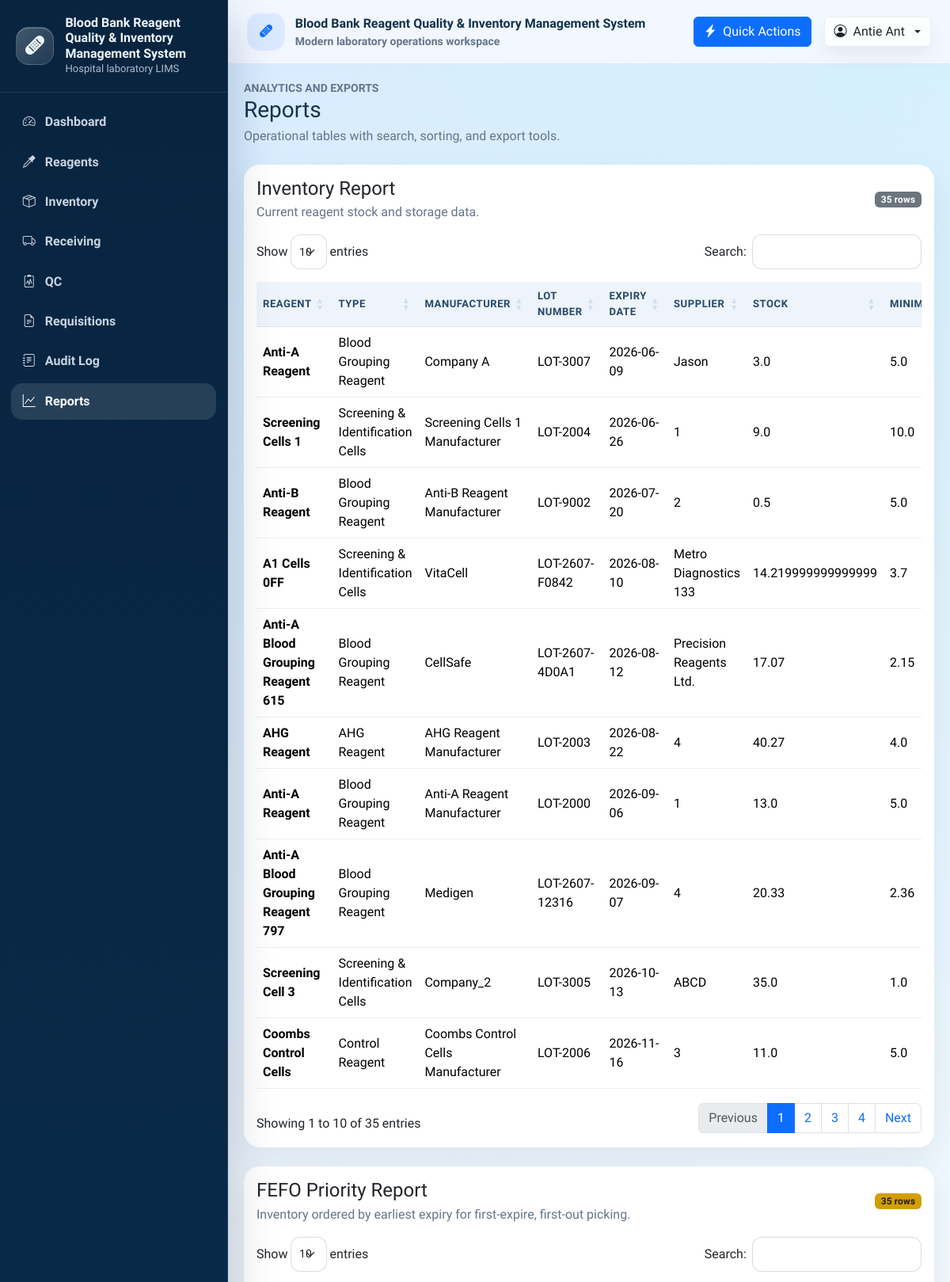
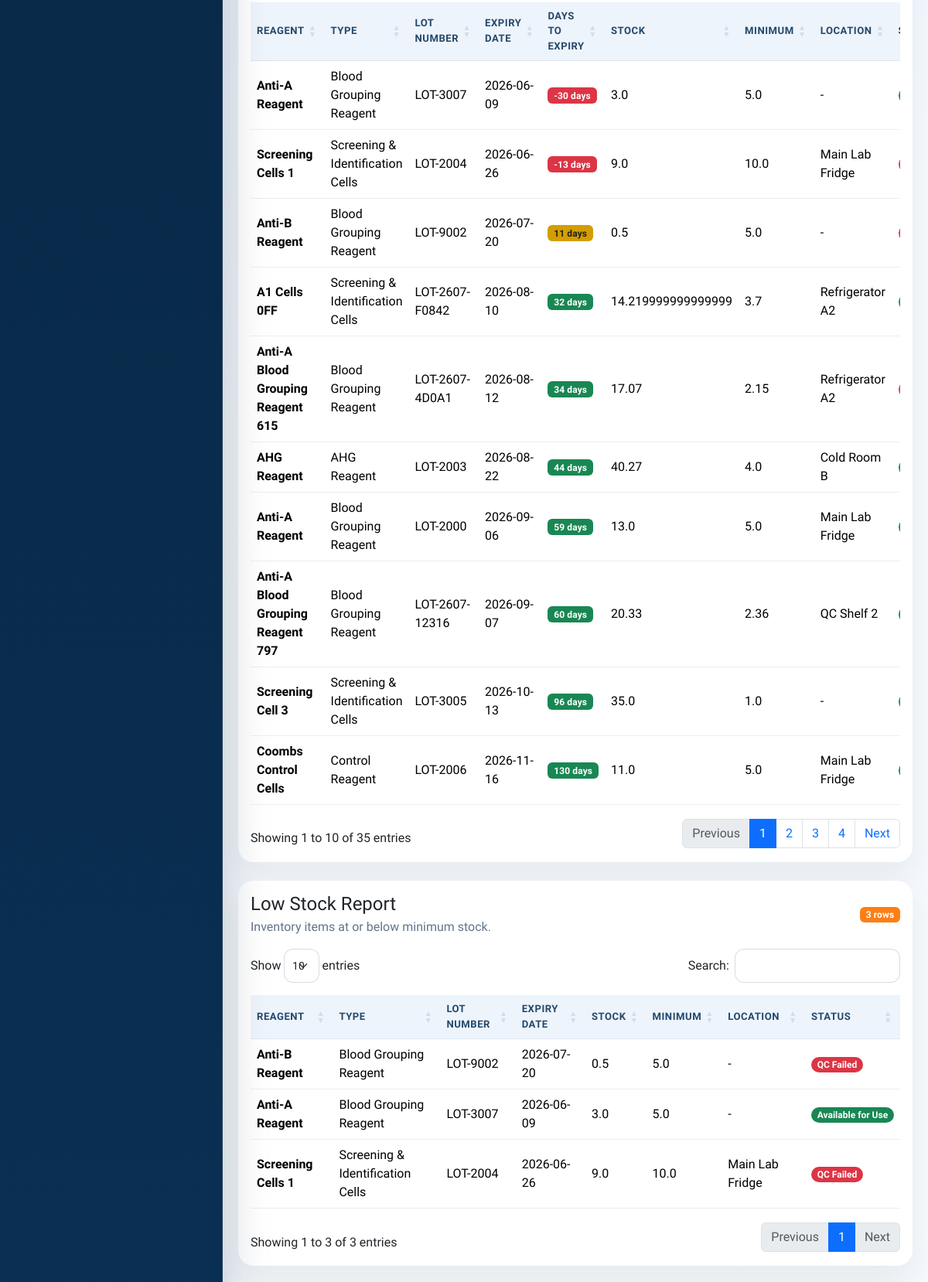
The page /reports (signed in, upper part) on the database its author committed (2 pictures, top to bottom).
### tables this page shows
CREATE TABLE User (
    user_id INTEGER PRIMARY KEY AUTOINCREMENT,
    username TEXT NOT NULL UNIQUE,
    password_hash TEXT NOT NULL,
    full_name TEXT NOT NULL,
    email TEXT UNIQUE,
    role TEXT NOT NULL DEFAULT 'staff',
    is_active INTEGER NOT NULL DEFAULT 1 CHECK (is_active IN (0, 1)),
    created_at TEXT NOT NULL DEFAULT CURRENT_TIMESTAMP,
    updated_at TEXT
);

CREATE TABLE Inventory (
    inventory_id INTEGER PRIMARY KEY AUTOINCREMENT,
    reagent_id INTEGER NOT NULL,
    lot_number TEXT NOT NULL,
    expiry_date TEXT,
    quantity_on_hand REAL NOT NULL DEFAULT 0,
    minimum_level REAL NOT NULL DEFAULT 0,
    storage_location TEXT,
    status TEXT NOT NULL DEFAULT 'available',
    last_updated TEXT NOT NULL DEFAULT CURRENT_TIMESTAMP,
    created_at TEXT NOT NULL DEFAULT CURRENT_TIMESTAMP,
    updated_at TEXT,
    UNIQUE (reagent_id, lot_number),
    FOREIGN KEY (reagent_id) REFERENCES Reagent(reagent_id)
        ON UPDATE CASCADE
        ON DELETE CASCADE
);

CREATE TABLE Reagent (
    reagent_id INTEGER PRIMARY KEY AUTOINCREMENT,
    reagent_code TEXT NOT NULL UNIQUE,
    reagent_name TEXT NOT NULL,
    supplier_id INTEGER,
    manufacturer TEXT,
    category TEXT,
    unit_of_measure TEXT NOT NULL,
    storage_condition TEXT,
    critical_level INTEGER NOT NULL DEFAULT 0,
    is_active INTEGER NOT NULL DEFAULT 1 CHECK (is_active IN (0, 1)),
    created_at TEXT NOT NULL DEFAULT CURRENT_TIMESTAMP,
    updated_at TEXT, reagent_type TEXT, lot_number TEXT, manufacturer_date TEXT, expiry_date TEXT, supplier TEXT, minimum_level REAL NOT NULL DEFAULT 0,
    FOREIGN KEY (supplier_id) REFERENCES Supplier(supplier_id)
        ON UPDATE CASCADE
        ON DELETE SET NULL
);

### controller.py (the view)
    @app.route("/reports")
    @login_required
    def reports():
        return view.render_reports(
            inventory_report=model.get_inventory_report(),
            low_stock_report=model.get_low_stock_report(),
            fefo_report=model.get_fefo_report(),
            pending_qc_report=model.get_pending_qc_report(),
            failed_qc_report=model.get_failed_qc_report(),
            expiring_soon_report=model.get_expiring_soon_report(),
            qc_history_report=model.get_qc_history_report(),
            receiving_history_report=model.get_receiving_history_report(),
            expired_reagent_report=model.get_expired_reagent_report(),
        )

### model.py (called while the page is built)
def get_db_connection():
    connection = sqlite3.connect(DATABASE_PATH)
    connection.row_factory = sqlite3.Row
    return connection

def get_logged_in_user(user_id):
    with get_db_connection() as connection:
        return connection.execute(
            "SELECT user_id, username, full_name, role FROM User WHERE user_id = ?",
            (user_id,),
        ).fetchone()

def get_inventory_report():
    return list_inventory()

def get_low_stock_report():
    with get_db_connection() as connection:
        return connection.execute(
            """
            SELECT
                i.inventory_id,
                r.reagent_name,
                r.reagent_type,
                i.lot_number,
                i.expiry_date,
                i.quantity_on_hand,
                i.minimum_level,
                i.storage_location,
                i.status
            FROM Inventory AS i
            LEFT JOIN Reagent AS r ON r.reagent_id = i.reagent_id
            WHERE i.quantity_on_hand <= i.minimum_level
            ORDER BY
                (i.minimum_level - i.quantity_on_hand) DESC,
                date(i.expiry_date) ASC,
                r.reagent_name ASC,
                i.lot_number ASC
            """
        ).fetchall()

def get_pending_qc_report():
    with get_db_connection() as connection:
        return connection.execute(
            """
            SELECT
                qc.qc_record_id,
                qc.qc_datetime,
                qc.qc_type,
                qc.qc_result,
                qc.qc_comment,
                qc.status,
                i.lot_number,
                i.expiry_date,
                r.reagent_name,
                u.full_name AS user_name
            FROM QC_record AS qc
            LEFT JOIN Inventory AS i ON i.inventory_id = qc.inventory_id
            LEFT JOIN Reagent AS r ON r.reagent_id = COALESCE(qc.reagent_id, i.reagent_id)
            LEFT JOIN User AS u ON u.user_id = qc.user_id
            WHERE LOWER(COALESCE(qc.status, '')) = 'pending'
            ORDER BY qc.qc_datetime DESC, qc.qc_record_id DESC
            """
        ).fetchall()

def get_qc_history_report():
    return list_qc()

def get_receiving_history_report():
    return list_receiving()

### view.py (called while the page is built)
def render_reports(**context):
    return render_template("reports.html", **context)

### templates/reports.html (shortened to what this page needs)
{% extends "base.html" %}
{% import "_macros.html" as ui %}
{% block content %}
<div class="mb-4">
  <div class="small text-uppercase text-muted fw-semibold">Analytics and exports</div>
  <h1 class="h3 mb-1">Reports</h1>
  <p class="text-muted mb-0">Operational tables with search, sorting, and export tools.</p>
</div>
<div class="card border-0 mb-4" id="inventory-report">
  <div class="card-body">
    <div class="d-flex flex-column flex-md-row justify-content-between gap-3 align-items-md-center">
      <div>
        <h2 class="h4 mb-1">Inventory Report</h2>
        <p class="text-muted mb-0">Current reagent stock and storage data.</p>
      </div>
      <span class="badge status-badge status-neutral">{{ inventory_report|length }} rows</span>
    </div>
    <div class="table-responsive mt-3">
      <table class="table table-hover align-middle" data-datatable="true">
        <thead>
          <tr>
            <th>Reagent</th>
            <th>Type</th>
            <th>Manufacturer</th>
            <th>Lot Number</th>
            <th>Expiry Date</th>
            <th>Supplier</th>
            <th>Stock</th>
            <th>Minimum</th>
          </tr>
        </thead>
        <tbody>
          {% for row in inventory_report %}
            <tr>
              <td class="fw-semibold">{{ row.reagent_name or '-' }}</td>
              <td>{{ row.reagent_type or '-' }}</td>
              <td>{{ row.manufacturer or '-' }}</td>
              <td>{{ row.lot_number or '-' }}</td>
              <td>{{ row.expiry_date or '-' }}</td>
              <td>{{ row.supplier or '-' }}</td>
              <td>{{ row.quantity_on_hand }}</td>
              <td>{{ row.minimum_level }}</td>
            </tr>
          {% else %}
            <tr><td colspan="10" class="text-center text-muted py-4">No inventory records found.</td></tr>
          {% endfor %}
        </tbody>
      </table>
    </div>
  </div>
</div>
<div class="card border-0 mb-4" id="fefo-report">
  <div class="card-body">
    <div class="d-flex flex-column flex-md-row justify-content-between gap-3 align-items-md-center">
      <div>
        <h2 class="h4 mb-1">FEFO Priority Report</h2>
        <p class="text-muted mb-0">Inventory ordered by earliest expiry for first-expire, first-out picking.</p>
      </div>
      <span class="badge status-badge status-warning">{{ fefo_report|length }} rows</span>
    </div>
    <div class="table-responsive mt-3">
      <table class="table table-hover align-middle" data-datatable="true">
        <thead>
          <tr>
            <th>Reagent</th>
            <th>Type</th>
            <th>Lot Number</th>
            <th>Expiry Date</th>
            <th>Days To Expiry</th>
            <th>Stock</th>
            <th>Minimum</th>
            <th>Location</th>
            <th>Status</th>
          </tr>
        </thead>
        <tbody>
          {% for row in fefo_report %}
            <tr>
              <td class="fw-semibold">{{ row.reagent_name or '-' }}</td>
              <td>{{ row.reagent_type or '-' }}</td>
              <td>{{ row.lot_number or '-' }}</td>
              <td>{{ row.expiry_date or '-' }}</td>
              <td>
                {% if row.days_to_expiry is not none %}
                  {% if row.days_to_expiry < 0 %}
                    <span class="badge status-badge status-danger">{{ row.days_to_expiry }} days</span>
                  {% elif row.days_to_expiry <= 30 %}
                    <span class="badge status-badge status-warning">{{ row.days_to_expiry }} days</span>
                  {% else %}
                    <span class="badge status-badge status-success">{{ row.days_to_expiry }} days</span>
                  {% endif %}
                {% else %}
                  -
                {% endif %}
              </td>
              <td>{{ row.quantity_on_hand }}</td>
              <td>{{ row.minimum_level }}</td>
              <td>{{ row.storage_location or '-' }}</td>
              <td>{{ ui.status_badge(row.status or 'Available') }}</td>
            </tr>
          {% else %}
            <tr><td colspan="9" class="text-center text-muted py-4">No FEFO priority items found.</td></tr>
          {% endfor %}
        </tbody>
      </table>
    </div>
  </div>
</div>
<div class="card border-0 mb-4" id="low-stock-report">
  <div class="card-body">
    <div class="d-flex flex-column flex-md-row justify-content-between gap-3 align-items-md-center">
      <div>
        <h2 class="h4 mb-1">Low Stock Report</h2>
        <p class="text-muted mb-0">Inventory items at or below minimum stock.</p>
      </div>
      <span class="badge status-badge status-low">{{ low_stock_report|length }} rows</span>
    </div>
    <div class="table-responsive mt-3">
      <table class="table table-hover align-middle" data-datatable="true">
        <thead>
          <tr>
            <th>Reagent</th>
            <th>Type</th>
            <th>Lot Number</th>
            <th>Expiry Date</th>
            <th>Stock</th>
            <th>Minimum</th>
            <th>Location</th>
            <th>Status</th>
          </tr>
        </thead>
        <tbody>
          {% for row in low_stock_report %}
            <tr>
              <td class="fw-semibold">{{ row.reagent_name or '-' }}</td>
              <td>{{ row.reagent_type or '-' }}</td>
              <td>{{ row.lot_number or '-' }}</td>
              <td>{{ row.expiry_date or '-' }}</td>
              <td>{{ row.quantity_on_hand }}</td>
              <td>{{ row.minimum_level }}</td>
              <td>{{ row.storage_location or '-' }}</td>
              <td>{{ ui.status_badge(row.status or 'Low Stock') }}</td>
            </tr>
          {% else %}
            <tr><td colspan="8" class="text-center text-muted py-4">No low stock items found.</td></tr>
          {% endfor %}
        </tbody>
      </table>
    </div>
  </div>
</div>
{% endblock %}

### templates/base.html (shortened to what this page needs)
<!doctype html>
<html lang="en">
<head>
  <link href="https://cdn.jsdelivr.net/npm/bootstrap@5.3.3/dist/css/bootstrap.min.css" rel="stylesheet">
  <link href="https://cdn.jsdelivr.net/npm/bootstrap-icons@1.11.3/font/bootstrap-icons.min.css" rel="stylesheet">
  <link href="https://cdn.datatables.net/1.13.8/css/dataTables.bootstrap5.min.css" rel="stylesheet">
  <link href="https://cdn.datatables.net/buttons/2.4.2/css/buttons.bootstrap5.min.css" rel="stylesheet">
  <link href="{{ url_for('static', filename='css/app.css') }}" rel="stylesheet">
</head>
<body class="app-shell">
  {% include "navbar.html" %}
  <div class="app-main">
    <header class="topbar">
      <div class="topbar-inner container-fluid py-3 px-3 px-lg-4 d-flex align-items-center justify-content-between gap-3">
        <div class="d-flex align-items-center gap-3 min-w-0">
          <div class="topbar-title min-w-0">
            <div class="brand-mark bg-soft-primary">
              <i class="bi bi-bandaid-fill"></i>
            </div>
            <div class="min-w-0">
              <div class="text-truncate">Blood Bank Reagent Quality & Inventory Management System</div>
              <div class="small text-muted">Modern laboratory operations workspace</div>
            </div>
          </div>
        </div>
        <div class="d-flex align-items-center gap-2 gap-lg-3">
          {% if g.user %}
            <button class="btn btn-primary d-none d-md-inline-flex align-items-center gap-2" data-bs-toggle="modal" data-bs-target="#quickActionsModal">
              <i class="bi bi-lightning-charge-fill"></i>
              Quick Actions
            </button>
            <div class="dropdown">
              <button class="btn user-chip dropdown-toggle d-flex align-items-center gap-2" data-bs-toggle="dropdown" aria-expanded="false">
                <i class="bi bi-person-circle"></i>
                <span class="d-none d-md-inline">{{ g.user.full_name or g.user.username }}</span>
              </button>
            </div>
          {% else %}
            <a class="btn btn-outline-primary" href="{{ url_for('login') }}">
              <i class="bi bi-box-arrow-in-right me-1"></i>Login
            </a>
          {% endif %}
        </div>
      </div>
    </header>
    <main class="content">
      {% block content %}{% endblock %}
    </main>
  </div>
  <div class="toast-container position-fixed top-0 end-0 p-3">
  </div>
</body>
</html>

### templates/_macros.html (shortened to what this page needs)
{% macro status_badge(text) -%}
{% set value = (text or "")|trim|lower %}
{% if not value %}
  {% set badge = "status-neutral" %}
{% elif "pass" in value or "active" in value or "available" in value or "approved" in value or "completed" in value or "fulfilled" in value or "success" in value %}
  {% set badge = "status-success" %}
{% elif "pending" in value or "near expiry" in value or "draft" in value or "submitted" in value or "warning" in value %}
  {% set badge = "status-warning" %}
{% elif "low stock" in value or value == "low" or "near" in value or "expiring" in value %}
  {% set badge = "status-low" %}
{% elif "fail" in value or "expired" in value or "rejected" in value or "inactive" in value %}
  {% set badge = "status-danger" %}
{% else %}
  {% set badge = "status-neutral" %}
{% endif %}
<span class="badge rounded-pill {{ badge }}">{{ text }}</span>
{%- endmacro %}

### static/css/app.css (style rules this page uses)
:root { --app-sidebar-width: 18rem; --app-bg: #f4f8fc; --app-surface: rgba(255, 255, 255, 0.92); --app-border: rgba(148, 163, 184, 0.18); --app-primary: #0d6efd; --app-primary-deep: #0b4fb3; --app-muted: #64748b; --app-success: #198754; --app-warning: #f0ad4e; --app-danger: #dc3545; --app-low: #fd7e14; --app-neutral: #6c757d; }
html, body { min-height: 100%; }
body { background: radial-gradient(circle at top left, rgba(13, 110, 253, 0.10), transparent 30%), radial-gradient(circle at top right, rgba(13, 202, 240, 0.10), transparent 24%), linear-gradient(180deg, #f7fbff 0%, var(--app-bg) 100%); color: #18324b; font-family: "Source Sans 3", "Segoe UI", "Helvetica Neue", sans-serif; }
.app-shell { min-height: 100vh; }
.brand-mark { width: 3rem; height: 3rem; border-radius: 1rem; display: grid; place-items: center; background: linear-gradient(135deg, rgba(255, 255, 255, 0.24), rgba(255, 255, 255, 0.10)); border: 1px solid rgba(255, 255, 255, 0.14); box-shadow: inset 0 1px 0 rgba(255, 255, 255, 0.24); flex: 0 0 auto; }
.app-main { min-height: 100vh; }
@media (min-width: 992px) { .app-main { margin-left: var(--app-sidebar-width); } }
.topbar { position: sticky; top: 0; z-index: 1020; backdrop-filter: blur(14px); background: rgba(247, 250, 255, 0.84); border-bottom: 1px solid var(--app-border); }
.topbar-inner { min-height: 4.75rem; }
.topbar-title { display: flex; align-items: center; gap: 0.8rem; font-weight: 800; color: #12324c; }
.topbar-badge, .user-chip { border: 1px solid var(--app-border); background: rgba(255, 255, 255, 0.86); box-shadow: 0 12px 24px rgba(16, 24, 40, 0.06); }
.content { padding: 1.25rem; }
.card, .table, .modal-content, .offcanvas { border-color: var(--app-border); }
.card { box-shadow: 0 18px 40px rgba(20, 32, 52, 0.08); border-radius: 1.25rem; overflow: hidden; }
.bg-soft-primary { background: rgba(13, 110, 253, 0.10); color: var(--app-primary); }
.status-badge { color: #fff; font-weight: 700; letter-spacing: 0.01em; }
.status-success { background: var(--app-success); }
.status-warning { background: #d39e00; color: #1f1f1f; }
.status-low { background: var(--app-low); }
.status-danger { background: var(--app-danger); }
.status-neutral { background: var(--app-neutral); }
.table { margin-bottom: 0; }
.table thead th { background: #eef4fb; color: #24496d; font-size: 0.82rem; text-transform: uppercase; letter-spacing: 0.04em; border-bottom: 1px solid rgba(148, 163, 184, 0.18); }
.table td, .table th { vertical-align: middle; }
.breadcrumb, .text-muted { color: var(--app-muted) !important; }
.toast-container { z-index: 1090; }

### rows shown on the page
User: role "SUP" (drawn), user "Antie Ant"
Inventory: reagent_name "Anti-A Reagent", reagent_type "Blood Grouping Reagent", manufacturer "Company A", lot_number "LOT-3007", expiry_date "2026-06-09", supplier "Jason", quantity_on_hand "3.0", minimum_level "5.0", days_to_expiry "-30", storage_location "-", status "Available for Use"
Inventory: reagent_name "Screening Cells 1", reagent_type "Screening & Identification Cells", manufacturer "Screening Cells 1 Manufacturer", lot_number "LOT-2004", expiry_date "2026-06-26", supplier "1", quantity_on_hand "9.0", minimum_level "10.0", days_to_expiry "-13", storage_location "Main Lab Fridge", status "QC Failed"
Inventory: reagent_name "Anti-B Reagent", reagent_type "Blood Grouping Reagent", manufacturer "Anti-B Reagent Manufacturer", lot_number "LOT-9002", expiry_date "2026-07-20", supplier "2", quantity_on_hand "0.5", minimum_level "5.0", days_to_expiry "11", storage_location "-", status "QC Failed"
Inventory: reagent_name "A1 Cells 0FF", reagent_type "Screening & Identification Cells", manufacturer "VitaCell", lot_number "LOT-2607-F0842", expiry_date "2026-08-10", supplier "Metro Diagnostics 133", quantity_on_hand "14.219999999999999", minimum_level "3.7", days_to_expiry "32", storage_location "Refrigerator A2"
Inventory: reagent_name "Anti-A Blood Grouping Reagent 615", reagent_type "Blood Grouping Reagent", manufacturer "CellSafe", lot_number "LOT-2607-4D0A1", expiry_date "2026-08-12", supplier "Precision Reagents Ltd.", quantity_on_hand "17.07", minimum_level "2.15", days_to_expiry "34", storage_location "Refrigerator A2"
Inventory: reagent_name "AHG Reagent", reagent_type "AHG Reagent", manufacturer "AHG Reagent Manufacturer", lot_number "LOT-2003", expiry_date "2026-08-22", supplier "4", quantity_on_hand "40.27", minimum_level "4.0", days_to_expiry "44", storage_location "Cold Room B"
Inventory: reagent_name "Anti-A Reagent", reagent_type "Blood Grouping Reagent", manufacturer "Anti-A Reagent Manufacturer", lot_number "LOT-2000", expiry_date "2026-09-06", supplier "1", quantity_on_hand "13.0", minimum_level "5.0", days_to_expiry "59", storage_location "Main Lab Fridge"
Inventory: reagent_name "Anti-A Blood Grouping Reagent 797", reagent_type "Blood Grouping Reagent", manufacturer "Medigen", lot_number "LOT-2607-12316", expiry_date "2026-09-07", supplier "4", quantity_on_hand "20.33", minimum_level "2.36", days_to_expiry "60", storage_location "QC Shelf 2"
Inventory: reagent_name "Screening Cell 3", reagent_type "Screening & Identification Cells", manufacturer "Company_2", lot_number "LOT-3005", expiry_date "2026-10-13", supplier "ABCD", quantity_on_hand "35.0", minimum_level "1.0", days_to_expiry "96", storage_location "-"
Inventory: reagent_name "Coombs Control Cells", reagent_type "Control Reagent", manufacturer "Coombs Control Cells Manufacturer", lot_number "LOT-2006", expiry_date "2026-11-16", supplier "3", quantity_on_hand "11.0", minimum_level "5.0", days_to_expiry "130", storage_location "Main Lab Fridge"

### other values the page prints
{{ label }} "Reagents" "Inventory" "Receiving" "QC" "Requisitions" "Audit Log" "Reports"
{{ inventory_report|length }} "35"
{{ fefo_report|length }} "35"
{{ low_stock_report|length }} "3"
